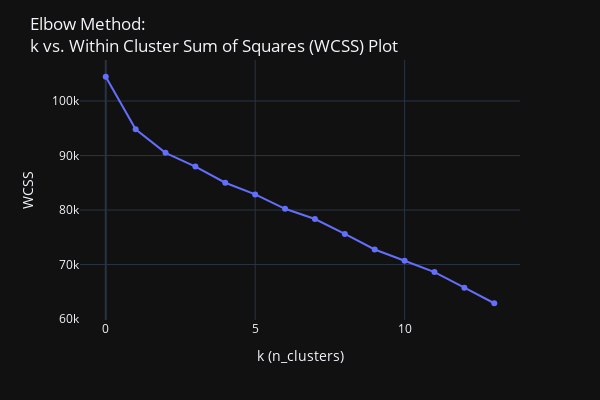

Notebook code cell kept with this figure:
### Markdown cell above
`kmeans.intertia_` : Sum of squared distances of samples to their closest cluster center, weighted by the sample weights if provided.
> is the Sum of squared distances of samples to their closest cluster center (WCSS)

### Code cell
fig = px.line(y=wcss,
              labels={'x': 'k (n_clusters)', 'y': 'WCSS'},
              markers='.',)
# fig.layout.title = 'Elbow Method: k vs. Within Cluster Sum of Squares (WCSS) Plot'
fig.update_layout(title=dict(text='Elbow Method:<br>k vs. Within Cluster Sum of Squares (WCSS) Plot'))
fig.show()

### Figure 1 — Plotly figure (JSON) as saved in the notebook; plotly's stock layout.template omitted (floating-point values rounded to 4 significant figures)
{"data": [{"hovertemplate": "k (n_clusters)=%{x}<br>WCSS=%{y}<extra></extra>", "legendgroup": "", "line": {"color": "#636efa", "dash": "solid"}, "marker": {"symbol": "circle"}, "mode": "markers+lines", "name": "", "orientation": "v", "showlegend": false, "type": "scatter", "x": [0, 1, 2, 3, 4, 5, 6, 7, 8, 9, 10, 11, 12, 13], "xaxis": "x", "y": [104500.0, 94820.0, 90490.0, 87980.0, 85000.0, 82860.0, 80230.0, 78350.0, 75610.0, 72760.0, 70700.0, 68630.0, 65760.0, 62900.0], "yaxis": "y"}], "layout": {"height": 400, "legend": {"tracegroupgap": 0}, "margin": {"t": 60}, "title": {"text": "Elbow Method:<br>k vs. Within Cluster Sum of Squares (WCSS) Plot"}, "width": 600, "xaxis": {"anchor": "y", "autorange": true, "domain": [0, 1], "range": [-0.8616, 13.86], "title": {"text": "k (n_clusters)"}, "type": "linear"}, "yaxis": {"anchor": "x", "autorange": true, "domain": [0, 1], "range": [59830.0, 107500.0], "title": {"text": "WCSS"}, "type": "linear"}}}
